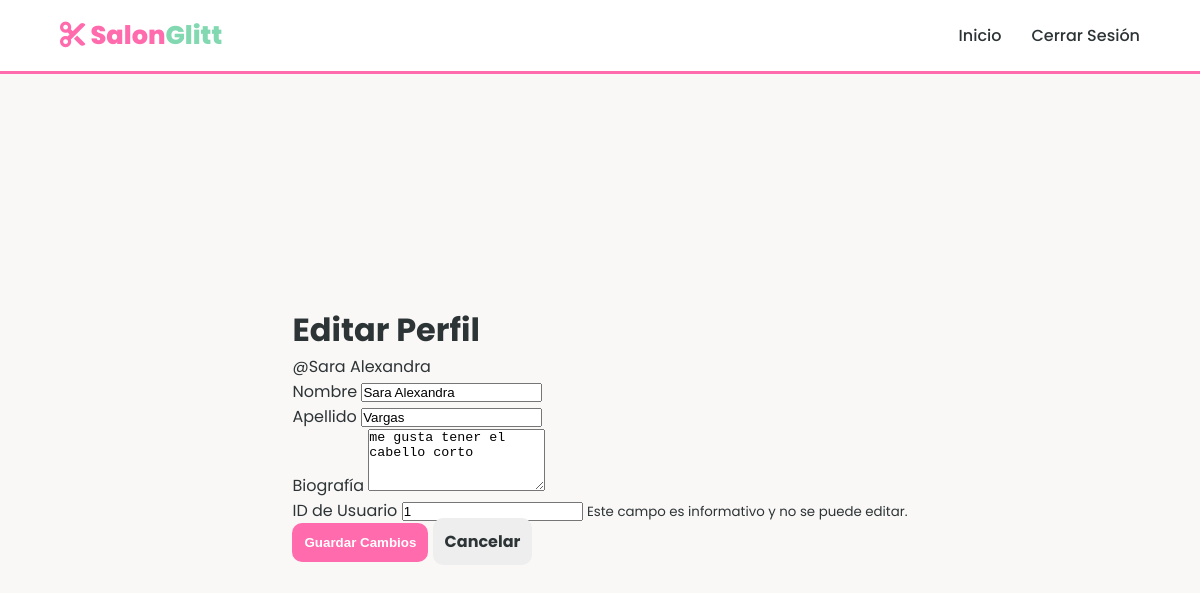
The page /perfil/edit/1 (signed in) on the database its author committed.
### app/models/usuario.py (models this page shows, shortened)
class User(db.Model, UserMixin):
    __tablename__='usuario'
    idusuario = db.Column(db.Integer, primary_key=True)
    nombreuser = db.Column(db.String(100), unique=True, nullable=False)
    email = db.Column(db.String(100), unique=True, nullable=False)
    password_hash = db.Column(db.String(250), nullable=False)
    telefono = db.Column(db.String(20), nullable=True)
    rol = db.Column(db.String(20), nullable=False, default='cliente')
    citas = db.relationship('Citas', backref='cliente', lazy=True)
    perfil_asociado = db.relationship('Perfil', back_populates='user', uselist=False)
    agenda = db.relationship('Agenda', back_populates='usuario', uselist=False)
    recordatorios = db.relationship('Recordatorios', backref='cliente', lazy=True)

### app/models/perfil.py (models this page shows, shortened)
class Perfil(db.Model):
    __tablename__ = 'perfiles'
    id = db.Column(db.Integer, primary_key=True)
    nombre = db.Column(db.String(50), nullable=False)
    apellido = db.Column(db.String(50), nullable=True)
    bio = db.Column(db.Text, nullable=True)
    idusuario = db.Column(db.Integer, db.ForeignKey('usuario.idusuario'), nullable=False, unique=True)
    user = db.relationship('User', back_populates='perfil_asociado')

### app/routes/perfil_route.py (the view, shortened to what this page needs)
@bp.route('/edit/<int:id>', methods=['GET', 'POST'])
def edit(id):
    perfil = Perfil.query.get_or_404(id)
    return render_template('perfil/edit.html', perfil=perfil)

### app/templates/perfil/edit.html
{% extends "base.html" %}
{% block body_class %}profile-page{% endblock %}
{% block extra_css %}
<link rel="stylesheet" href="{{ url_for('static', filename='css/perfil.css') }}">
{% endblock %}
{% block content %}
<div class="profile-container">
    <div class="profile-card">
        <header class="profile-card__header">
            <h1 class="profile-card__title">Editar Perfil</h1>
            <p class="profile-card__subtitle">@{{ perfil.user.nombreuser }}</p>
        </header>
        <form method="POST" class="profile-form">
            <div class="profile-form__group">
                <label for="nombre" class="profile-form__label">Nombre</label>
                <input type="text" name="nombre" id="nombre"
                       class="profile-form__input"
                       value="{{ perfil.nombre }}" required>
            </div>
            <div class="profile-form__group">
                <label for="apellido" class="profile-form__label">Apellido</label>
                <input type="text" name="apellido" id="apellido"
                       class="profile-form__input"
                       value="{{ perfil.apellido }}">
            </div>
            <div class="profile-form__group">
                <label for="bio" class="profile-form__label">Biografía</label>
                <textarea name="bio" id="bio"
                          class="profile-form__textarea"
                          rows="4">{{ perfil.bio }}</textarea>
            </div>
            <div class="profile-form__group">
                <label class="profile-form__label profile-form__label--disabled">ID de Usuario</label>
                <input type="text" class="profile-form__input profile-form__input--readonly"
                       value="{{ perfil.idusuario }}" readonly>
                <small class="profile-form__help">Este campo es informativo y no se puede editar.</small>
            </div>
            <div class="profile-form__actions">
                <button type="submit" class="btn-submit">Guardar Cambios</button>
                <a href="{{ url_for('perfil.perfil_usuario') }}" class="btn-cancel">Cancelar</a>
            </div>
        </form>
    </div>
</div>
{% endblock %}

### app/static/css/style.css (style rules this page uses)
:root { --primary-color: #ff6bad; --secondary-color: #f8a5c2; --accent-color: #82d8b0; --dark-text: #2d3436; --light-bg: #fff5f8; --white: #ffffff; }
* { margin: 0; padding: 0; box-sizing: border-box; }
html, body { height: 100%; font-family: 'Segoe UI', Tahoma, Geneva, Verdana, sans-serif; background-color: var(--light-bg); color: var(--dark-text); }
.btn-submit { flex: 2; background: var(--primary-color); color: white; border: none; padding: 12px; border-radius: 10px; font-weight: bold; cursor: pointer; transition: background 0.3s; }
.btn-cancel { flex: 1; text-align: center; background: #eee; color: var(--dark-text); text-decoration: none; padding: 12px; border-radius: 10px; font-weight: bold; line-height: 1.5; }

### app/static/css/perfil.css (style rules this page uses)
body.profile-page { --rosa-metalico-light: #f5d0cc; --rosa-metalico-base: #e5b0a3; --rosa-metalico-dark: #c58e7f; --rosa-metalico-gradient: linear-gradient(135deg, #e5b0a3 0%, #f5d0cc 50%, #c58e7f 100%); --text-color: #4a4a4a; --bg-body: #faf7f7; --gold-accent: #d4a373; --glass-bg: rgba(255, 250, 250, 0.75); --glass-border: rgba(255, 255, 255, 0.4); --shadow: 0 8px 32px rgba(224, 176, 176, 0.1); font-family: 'Poppins', sans-serif; background-color: #faf7f7; }
body.profile-page .profile-container { display: flex; justify-content: center; align-items: center; min-height: 90vh; padding: 20px; background-color: var(--bg-body); }

### rows shown on the page
User: user.nombreuser "Sara Alexandra"
Perfil: nombre "Sara Alexandra", apellido "Vargas", bio "me gusta tener el cabello corto", idusuario "1"
